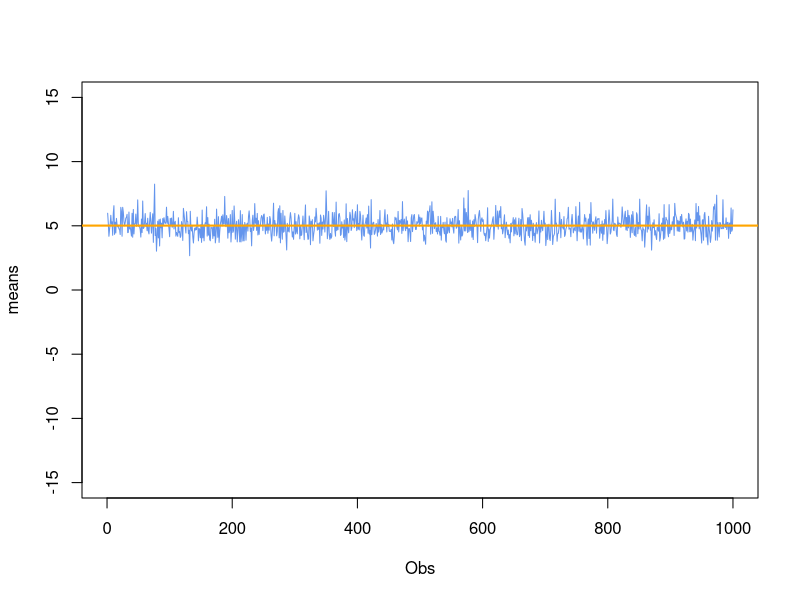
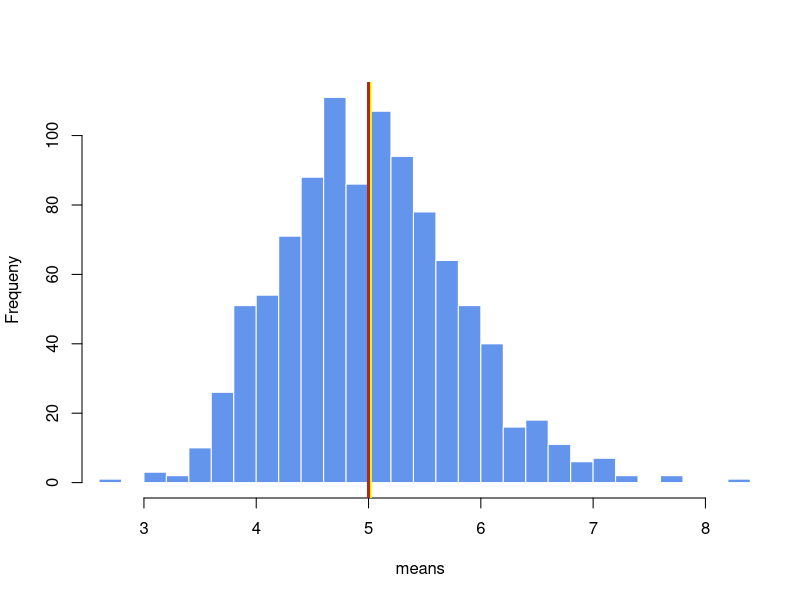
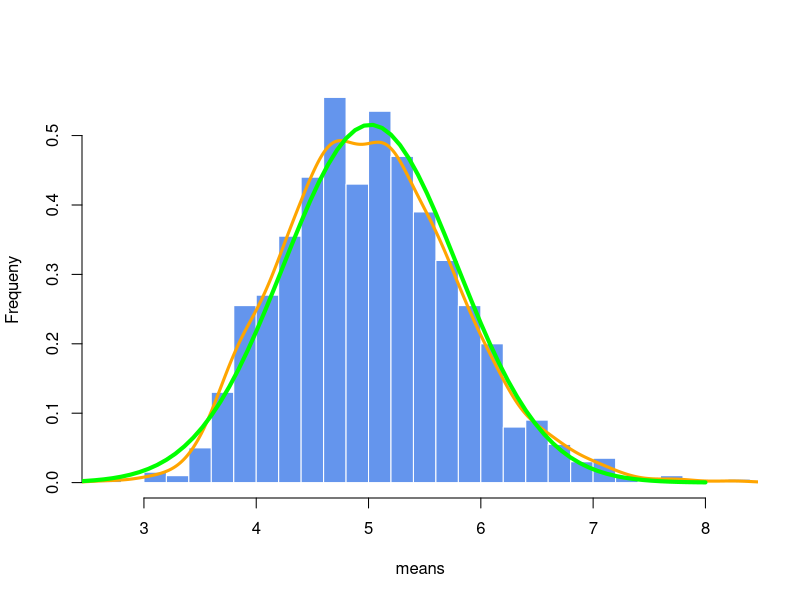

The R source for these figures, in order:
## ---- chunk 1
set.seed(124)
lambda=0.2
sampleSize<-40
n <- 1000; 
means <- replicate(n, mean(rexp(sampleSize,lambda)))
## ---- chunk 2
head(means)

## ---- chunk 3

sas<-function(){
      x<-means
      plot(
            x,
            y=NULL,
            type= "l",
            xlab= "Obs",
            ylab= "means",
            xlim=c(0, 1000), 
            ylim=c(-15,15),
            col="cornflowerblue",
            )
}

sas()

abline(h=mean(means),lwd=2, col="orange")

## ---- chunk 4
mean_samp <- mean(means)
mean_samp
## ---- chunk 5
mean_theo <- 1/lambda  #lambda=0.2
mean_theo 
## ---- chunk 6
histogram <-function(){
      
xlimits= range(means)
x<-means
hist(x, breaks=20,
     col="cornflowerblue", 
     border="white",
     xlim=xlimits, 
     main="", 
     xlab="means", 
     ylab="Frequeny"
     )
}

histogram()
abline(v=mean(means),col="yellow",lwd=3) 
abline(v=1/.2,col="brown",lwd=3) 
 

## ---- chunk 7
#the standard deviation of the sample distribution is:
sd_samp <- sd(means)

# therefore the sampling variance is:
var_samp <- var(means)
var_samp

## ---- chunk 8

#the theoretical standard deviation is:
sd_theo <- (1/lambda)/sqrt(sampleSize)

# and the theoretical variance is:
var_theo <- sd_theo^2
            
var_theo
## ---- chunk 9
comparisonTable<-data.frame(Sampling=numeric(3),theoretical=numeric(3), difference=numeric(3))
rownames(comparisonTable)<-c("mean","sd","var")
comparisonTable[1,]<- c(mean_samp,mean_theo,mean_samp-mean_theo)
comparisonTable[2,]<- c(sd_samp,sd_theo,sd_samp-sd_theo)
comparisonTable[3,]<- c(var_samp,var_theo,var_samp-var_theo) 
comparisonTable
## ---- chunk 10
histogram2 <-function(){
      
xlimits= range(means)
x<-means
hist(x, breaks=20,
     prob=TRUE, 
     col="cornflowerblue", 
     border="white",
     xlim=xlimits, 
     main="", 
     xlab="means", 
     ylab="Frequeny"
     )
      lines(density(means), col="orange",lwd=3)
      text(65, 0.025, paste("N =", sum(means)), cex=1.2)     
}

histogram2()

curve(dnorm(x,mean_samp,sd_samp), 0, 8, col="green", add=T,lwd=4)


## ---- chunk 11


